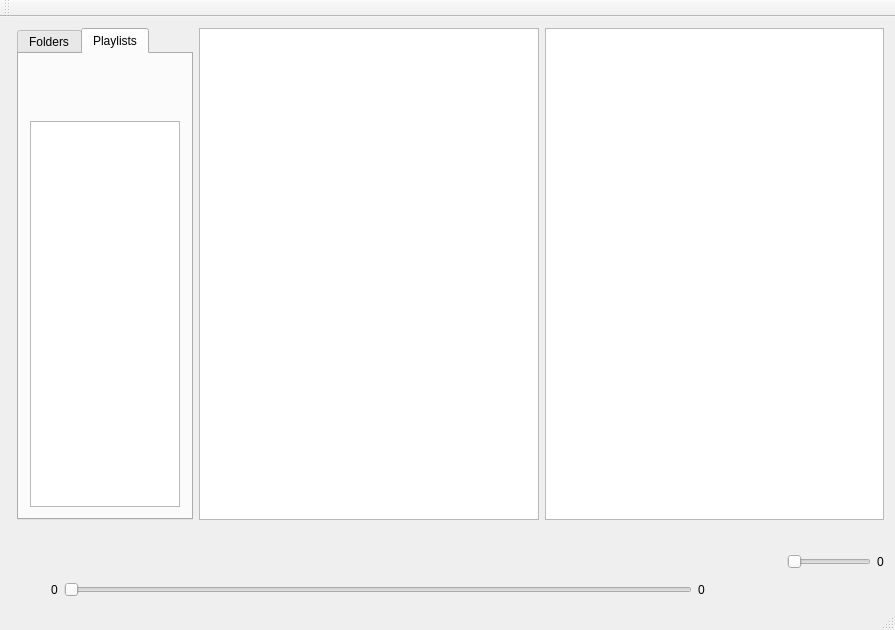
<?xml version="1.0" encoding="UTF-8"?>
<ui version="4.0">
 <class>ZenPlayerClass</class>
 <widget class="QMainWindow" name="ZenPlayerClass">
  <property name="geometry">
   <rect>
    <x>0</x>
    <y>0</y>
    <width>895</width>
    <height>630</height>
   </rect>
  </property>
  <property name="windowTitle">
   <string>ZenPlayer</string>
  </property>
  <widget class="QWidget" name="centralWidget">
   <layout class="QGridLayout" name="gridLayout">
    <item row="0" column="3">
     <widget class="QListWidget" name="listWidget_2">
      <property name="sizePolicy">
       <sizepolicy hsizetype="Expanding" vsizetype="Expanding">
        <horstretch>0</horstretch>
        <verstretch>0</verstretch>
       </sizepolicy>
      </property>
     </widget>
    </item>
    <item row="0" column="2">
     <widget class="QListWidget" name="tracksListWidget">
      <property name="sizePolicy">
       <sizepolicy hsizetype="Expanding" vsizetype="Expanding">
        <horstretch>0</horstretch>
        <verstretch>0</verstretch>
       </sizepolicy>
      </property>
     </widget>
    </item>
    <item row="1" column="0" colspan="4">
     <layout class="QHBoxLayout" name="horizontalLayout_4">
      <item>
       <spacer name="horizontalSpacer_2">
        <property name="orientation">
         <enum>Qt::Orientation::Horizontal</enum>
        </property>
        <property name="sizeType">
         <enum>QSizePolicy::Policy::Minimum</enum>
        </property>
        <property name="sizeHint" stdset="0">
         <size>
          <width>40</width>
          <height>20</height>
         </size>
        </property>
       </spacer>
      </item>
      <item>
       <layout class="QVBoxLayout" name="verticalLayout">
        <item>
         <layout class="QHBoxLayout" name="horizontalLayout_3">
          <item>
           <spacer name="horizontalSpacer_3">
            <property name="orientation">
             <enum>Qt::Orientation::Horizontal</enum>
            </property>
            <property name="sizeHint" stdset="0">
             <size>
              <width>40</width>
              <height>20</height>
             </size>
            </property>
           </spacer>
          </item>
          <item>
           <widget class="QPushButton" name="shuffleButton">
            <property name="cursor">
             <cursorShape>PointingHandCursor</cursorShape>
            </property>
            <property name="toolTip">
             <string>Enable shuffle</string>
            </property>
            <property name="styleSheet">
             <string notr="true">border-radius: 15px;
width: 30px;
height: 30px;</string>
            </property>
            <property name="text">
             <string/>
            </property>
            <property name="icon">
             <iconset resource="ZenPlayer.qrc">
              <normaloff>:/pics/pics/cycle.png</normaloff>:/pics/pics/cycle.png</iconset>
            </property>
            <property name="iconSize">
             <size>
              <width>30</width>
              <height>30</height>
             </size>
            </property>
           </widget>
          </item>
          <item>
           <spacer name="horizontalSpacer_8">
            <property name="orientation">
             <enum>Qt::Orientation::Horizontal</enum>
            </property>
            <property name="sizeType">
             <enum>QSizePolicy::Policy::Fixed</enum>
            </property>
            <property name="sizeHint" stdset="0">
             <size>
              <width>10</width>
              <height>20</height>
             </size>
            </property>
           </spacer>
          </item>
          <item>
           <widget class="QPushButton" name="previousButton">
            <property name="enabled">
             <bool>false</bool>
            </property>
            <property name="cursor">
             <cursorShape>PointingHandCursor</cursorShape>
            </property>
            <property name="toolTip">
             <string>Previous</string>
            </property>
            <property name="styleSheet">
             <string notr="true">border-radius: 17.5px;
width: 35px;
height: 35px;</string>
            </property>
            <property name="text">
             <string/>
            </property>
            <property name="icon">
             <iconset resource="ZenPlayer.qrc">
              <normaloff>:/pics/pics/previous.png</normaloff>:/pics/pics/previous.png</iconset>
            </property>
            <property name="iconSize">
             <size>
              <width>35</width>
              <height>35</height>
             </size>
            </property>
           </widget>
          </item>
          <item>
           <spacer name="horizontalSpacer_7">
            <property name="orientation">
             <enum>Qt::Orientation::Horizontal</enum>
            </property>
            <property name="sizeType">
             <enum>QSizePolicy::Policy::Fixed</enum>
            </property>
            <property name="sizeHint" stdset="0">
             <size>
              <width>10</width>
              <height>20</height>
             </size>
            </property>
           </spacer>
          </item>
          <item>
           <widget class="QPushButton" name="playButton">
            <property name="enabled">
             <bool>false</bool>
            </property>
            <property name="cursor">
             <cursorShape>PointingHandCursor</cursorShape>
            </property>
            <property name="toolTip">
             <string>Play</string>
            </property>
            <property name="styleSheet">
             <string notr="true">border-radius: 25px;
width: 50px;
height: 50px;</string>
            </property>
            <property name="text">
             <string/>
            </property>
            <property name="icon">
             <iconset resource="ZenPlayer.qrc">
              <normaloff>:/pics/pics/play.png</normaloff>:/pics/pics/play.png</iconset>
            </property>
            <property name="iconSize">
             <size>
              <width>50</width>
              <height>50</height>
             </size>
            </property>
           </widget>
          </item>
          <item>
           <spacer name="horizontalSpacer_6">
            <property name="orientation">
             <enum>Qt::Orientation::Horizontal</enum>
            </property>
            <property name="sizeType">
             <enum>QSizePolicy::Policy::Fixed</enum>
            </property>
            <property name="sizeHint" stdset="0">
             <size>
              <width>10</width>
              <height>20</height>
             </size>
            </property>
           </spacer>
          </item>
          <item>
           <widget class="QPushButton" name="nextButton">
            <property name="enabled">
             <bool>false</bool>
            </property>
            <property name="cursor">
             <cursorShape>PointingHandCursor</cursorShape>
            </property>
            <property name="toolTip">
             <string>Next</string>
            </property>
            <property name="styleSheet">
             <string notr="true">border-radius: 17.5px;
width: 35px;
height: 35px;</string>
            </property>
            <property name="text">
             <string/>
            </property>
            <property name="icon">
             <iconset resource="ZenPlayer.qrc">
              <normaloff>:/pics/pics/next.png</normaloff>:/pics/pics/next.png</iconset>
            </property>
            <property name="iconSize">
             <size>
              <width>35</width>
              <height>35</height>
             </size>
            </property>
           </widget>
          </item>
          <item>
           <spacer name="horizontalSpacer_5">
            <property name="orientation">
             <enum>Qt::Orientation::Horizontal</enum>
            </property>
            <property name="sizeType">
             <enum>QSizePolicy::Policy::Fixed</enum>
            </property>
            <property name="sizeHint" stdset="0">
             <size>
              <width>10</width>
              <height>20</height>
             </size>
            </property>
           </spacer>
          </item>
          <item>
           <widget class="QPushButton" name="repeatButton">
            <property name="sizePolicy">
             <sizepolicy hsizetype="Minimum" vsizetype="Fixed">
              <horstretch>0</horstretch>
              <verstretch>0</verstretch>
             </sizepolicy>
            </property>
            <property name="cursor">
             <cursorShape>PointingHandCursor</cursorShape>
            </property>
            <property name="toolTip">
             <string>Enable repeat one</string>
            </property>
            <property name="styleSheet">
             <string notr="true">border-radius: 15px;
width: 30px;
height: 30px;</string>
            </property>
            <property name="text">
             <string/>
            </property>
            <property name="icon">
             <iconset resource="ZenPlayer.qrc">
              <normaloff>:/pics/pics/repeat-all.png</normaloff>:/pics/pics/repeat-all.png</iconset>
            </property>
            <property name="iconSize">
             <size>
              <width>30</width>
              <height>30</height>
             </size>
            </property>
           </widget>
          </item>
          <item>
           <spacer name="horizontalSpacer_4">
            <property name="orientation">
             <enum>Qt::Orientation::Horizontal</enum>
            </property>
            <property name="sizeHint" stdset="0">
             <size>
              <width>40</width>
              <height>20</height>
             </size>
            </property>
           </spacer>
          </item>
         </layout>
        </item>
        <item>
         <layout class="QHBoxLayout" name="horizontalLayout_2">
          <item>
           <widget class="QLabel" name="label">
            <property name="text">
             <string>0</string>
            </property>
           </widget>
          </item>
          <item>
           <widget class="QSlider" name="horizontalSlider_2">
            <property name="minimum">
             <number>1</number>
            </property>
            <property name="maximum">
             <number>100</number>
            </property>
            <property name="orientation">
             <enum>Qt::Orientation::Horizontal</enum>
            </property>
           </widget>
          </item>
          <item>
           <widget class="QLabel" name="label_2">
            <property name="text">
             <string>0</string>
            </property>
           </widget>
          </item>
         </layout>
        </item>
       </layout>
      </item>
      <item>
       <spacer name="horizontalSpacer">
        <property name="orientation">
         <enum>Qt::Orientation::Horizontal</enum>
        </property>
        <property name="sizeType">
         <enum>QSizePolicy::Policy::Minimum</enum>
        </property>
        <property name="sizeHint" stdset="0">
         <size>
          <width>40</width>
          <height>20</height>
         </size>
        </property>
       </spacer>
      </item>
      <item>
       <layout class="QHBoxLayout" name="horizontalLayout">
        <item>
         <widget class="QPushButton" name="muteButton">
          <property name="sizePolicy">
           <sizepolicy hsizetype="Minimum" vsizetype="Fixed">
            <horstretch>0</horstretch>
            <verstretch>0</verstretch>
           </sizepolicy>
          </property>
          <property name="cursor">
           <cursorShape>PointingHandCursor</cursorShape>
          </property>
          <property name="toolTip">
           <string>Mute</string>
          </property>
          <property name="toolTipDuration">
           <number>-1</number>
          </property>
          <property name="whatsThis">
           <string/>
          </property>
          <property name="styleSheet">
           <string notr="true">border-radius: 15px;
width: 30px;
height: 30px;</string>
          </property>
          <property name="text">
           <string/>
          </property>
          <property name="icon">
           <iconset resource="ZenPlayer.qrc">
            <normaloff>:/pics/pics/sound.png</normaloff>:/pics/pics/sound.png</iconset>
          </property>
          <property name="iconSize">
           <size>
            <width>30</width>
            <height>30</height>
           </size>
          </property>
          <property name="checkable">
           <bool>false</bool>
          </property>
         </widget>
        </item>
        <item>
         <widget class="QSlider" name="volumeSlider">
          <property name="enabled">
           <bool>true</bool>
          </property>
          <property name="sizePolicy">
           <sizepolicy hsizetype="Minimum" vsizetype="Fixed">
            <horstretch>0</horstretch>
            <verstretch>0</verstretch>
           </sizepolicy>
          </property>
          <property name="cursor">
           <cursorShape>PointingHandCursor</cursorShape>
          </property>
          <property name="maximum">
           <number>100</number>
          </property>
          <property name="orientation">
           <enum>Qt::Orientation::Horizontal</enum>
          </property>
         </widget>
        </item>
        <item>
         <widget class="QLabel" name="volumeLabel">
          <property name="text">
           <string>0</string>
          </property>
         </widget>
        </item>
       </layout>
      </item>
     </layout>
    </item>
    <item row="0" column="1">
     <widget class="QTabWidget" name="tabWidget">
      <property name="sizePolicy">
       <sizepolicy hsizetype="Minimum" vsizetype="Expanding">
        <horstretch>0</horstretch>
        <verstretch>0</verstretch>
       </sizepolicy>
      </property>
      <property name="currentIndex">
       <number>1</number>
      </property>
      <widget class="QWidget" name="folderTab">
       <attribute name="title">
        <string>Folders</string>
       </attribute>
       <layout class="QVBoxLayout" name="verticalLayout_2">
        <item>
         <widget class="QPushButton" name="addFolderButton">
          <property name="sizePolicy">
           <sizepolicy hsizetype="Minimum" vsizetype="Fixed">
            <horstretch>0</horstretch>
            <verstretch>0</verstretch>
           </sizepolicy>
          </property>
          <property name="cursor">
           <cursorShape>PointingHandCursor</cursorShape>
          </property>
          <property name="styleSheet">
           <string notr="true">border-radius: 25px;
width: 50px;
height: 50px</string>
          </property>
          <property name="text">
           <string/>
          </property>
          <property name="icon">
           <iconset resource="ZenPlayer.qrc">
            <normaloff>:/pics/pics/add.png</normaloff>:/pics/pics/add.png</iconset>
          </property>
          <property name="iconSize">
           <size>
            <width>50</width>
            <height>50</height>
           </size>
          </property>
         </widget>
        </item>
        <item>
         <widget class="QListWidget" name="foldersListWidget">
          <property name="sizePolicy">
           <sizepolicy hsizetype="Maximum" vsizetype="Expanding">
            <horstretch>0</horstretch>
            <verstretch>0</verstretch>
           </sizepolicy>
          </property>
          <property name="maximumSize">
           <size>
            <width>150</width>
            <height>16777215</height>
           </size>
          </property>
         </widget>
        </item>
       </layout>
      </widget>
      <widget class="QWidget" name="playlistTab">
       <attribute name="title">
        <string>Playlists</string>
       </attribute>
       <layout class="QVBoxLayout" name="verticalLayout_3">
        <item>
         <widget class="QPushButton" name="addPlaylistButton">
          <property name="sizePolicy">
           <sizepolicy hsizetype="Minimum" vsizetype="Fixed">
            <horstretch>0</horstretch>
            <verstretch>0</verstretch>
           </sizepolicy>
          </property>
          <property name="styleSheet">
           <string notr="true">border-radius: 25px;
width: 50px;
height: 50px</string>
          </property>
          <property name="text">
           <string/>
          </property>
          <property name="icon">
           <iconset resource="ZenPlayer.qrc">
            <normaloff>:/pics/pics/add.png</normaloff>:/pics/pics/add.png</iconset>
          </property>
          <property name="iconSize">
           <size>
            <width>50</width>
            <height>50</height>
           </size>
          </property>
         </widget>
        </item>
        <item>
         <widget class="QListWidget" name="playlistListWidget">
          <property name="sizePolicy">
           <sizepolicy hsizetype="Maximum" vsizetype="Expanding">
            <horstretch>0</horstretch>
            <verstretch>0</verstretch>
           </sizepolicy>
          </property>
          <property name="maximumSize">
           <size>
            <width>150</width>
            <height>16777215</height>
           </size>
          </property>
         </widget>
        </item>
       </layout>
      </widget>
     </widget>
    </item>
   </layout>
  </widget>
  <widget class="QMenuBar" name="menuBar">
   <property name="geometry">
    <rect>
     <x>0</x>
     <y>0</y>
     <width>895</width>
     <height>21</height>
    </rect>
   </property>
  </widget>
  <widget class="QToolBar" name="mainToolBar">
   <attribute name="toolBarArea">
    <enum>TopToolBarArea</enum>
   </attribute>
   <attribute name="toolBarBreak">
    <bool>false</bool>
   </attribute>
  </widget>
  <widget class="QStatusBar" name="statusBar"/>
 </widget>
 <layoutdefault spacing="6" margin="11"/>
 <resources>
  <include location="ZenPlayer.qrc"/>
 </resources>
 <connections/>
</ui>
